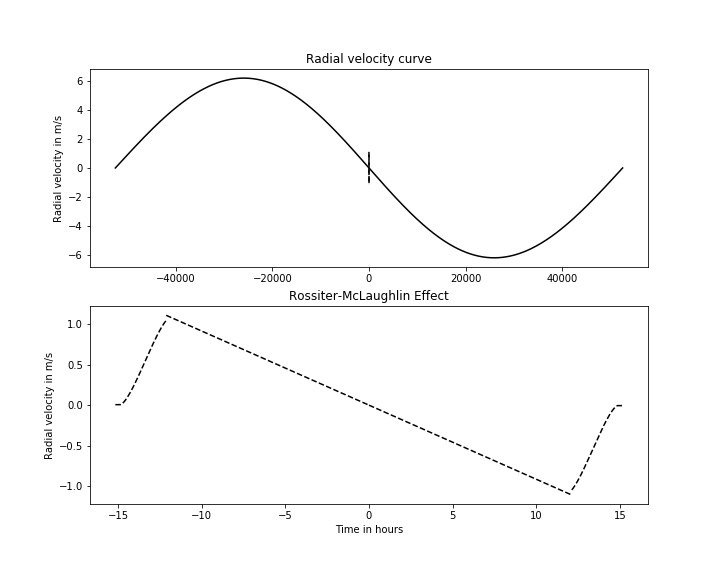

The Python source for this figure:
# -*- coding: utf-8 -*-
"""
Created on Wed Jun 24 15:01:50 2020

@author: Administrator
"""


#For an eccentric orbit
#*********************
#This does not work for exaggerated values of e

#importing the required modules
import numpy as np
import matplotlib.pyplot as plt
from scipy.optimize import newton

#initialising the required parameters
R = 627938.0
rP = 69911.0
a = 778.0e6
P = 12.0*365*24
w = 1.5*np.pi
e = 0.01
K = 6.2
#stellar angular velocity is assumed
rot = 100/R
#the sky-projected spin-orbit angle is assumed
angle = 10*np.pi/180

#defining a function to calculate E using Newton-Raphson
def solveE(E, M, e):
    return E - e*np.sin(E) - M

#for the radial velocity curve
t = np.linspace(-P/2, P/2, 500)
M = 2*np.pi*t/P
E = newton(solveE, np.zeros(M.size), args = (M, e))
v = np.arccos((np.cos(E) - e)/(1 - e*np.cos(E)))
#v0 is taken to be 0
vel = K*(np.cos((w + np.pi) + (v + np.pi)) + e*np.cos(w + np.pi))
vel_2 = np.zeros(vel.size)
vel_2[ : int(vel.size/2)] = vel[ : int(vel.size/2)]
vel_2[int(vel.size/2) : ] = -vel[int(vel.size/2) : ] + 2*K*e*np.cos(w + np.pi)

#for the Rossiter-McLaughlin effect
tT = P*np.arcsin(R*(1 + rP/R)/a)/np.pi
tF = np.arcsin(np.sin(tT*np.pi/P)*(1 - rP/R)/(1 + rP/R))*P/np.pi
d = rP**2/R**2
B = np.sqrt(((1 - d**0.5)**2 - (tF/tT)**2*(1 + d**0.5)**2)/(1 - (tF/tT)**2))
factor = np.sqrt(1 - e**2)/(1 + e*np.sin(w))
tt = tT*factor
tf = tF*factor
b = B*(1 - e**2)/(1 + e*np.sin(w))
D = np.sqrt(R**2 - b**2)

#ingress
t1 = np.linspace(-tt/2, -tf/2, 500)
M1 = -2*np.pi*t1/P
E1 = newton(solveE, np.zeros(M1.size), args = (M1, e))
v1 = np.arccos((np.cos(E1) - e)/(1 - e*np.cos(E1)))
R1 = a*(1 - e**2)/(1 + e*np.cos(v1))
x1 = R1*np.cos(2*np.pi - w - v1)
y1 = x1 - D
#to calculate area covered
arg1 = y1/rP
arg1_2 = np.zeros(arg1.size)
arg1_2[np.where(abs(arg1) < 1)] = arg1[np.where(abs(arg1) < 1)]
for i in range(arg1.size):
    if abs(arg1[i]) >= 1:
        arg1_2[i] = int(arg1[i])
first_1 = rP**2*np.arccos(arg1_2)
second_1 = rP**2*arg1_2*np.sqrt(1 - arg1_2**2)
area1 = first_1 - second_1
#to calculate observed change in radial velocity
r1 = (D - rP)*np.cos(angle) - b*np.sin(angle)
h1 = (D - rP)*np.sin(angle) + b*np.cos(angle)
theta1 = np.arccos(h1/R)
sin_phi_1 = r1/(R*np.sin(theta1))
rm1 = rot*np.sin(theta1)*sin_phi_1*area1/(np.pi*R)
#radial velocity for ingress
vel1 = K*np.cos((w + np.pi) + (v1 + np.pi)) + K*e*np.cos(w + np.pi)
var1 = vel1 + rm1

#full transit
lim = P*np.arcsin(b*np.tan(angle)/a)/(2*np.pi)
#blue hemisphere
t2 = np.linspace(-tf/2, lim, 500)
M2 = 2*np.pi*t2/P
E2 = newton(solveE, np.zeros(M2.size), args = (M2, e))
v2 = np.arccos((np.cos(E2) - e)/(1 - e*np.cos(E2)))
R2 = a*(1 - e**2)/(1 + e*np.cos(v2))
x2 = R2*np.cos(2*np.pi - w - v2)
r2 = x2*np.cos(angle) - b*np.sin(angle)
h2 = x2*np.sin(angle) + b*np.cos(angle)
theta2 = np.arccos(h2/R)
sin_phi_2 = r2/(R*np.sin(theta2))
rm2 = rP**2*rot*np.sin(theta2)*sin_phi_2/R
#radial velocity for blue hemisphere
vel2 = K*np.cos((w + np.pi) + (v2 + np.pi)) + K*e*np.cos(w + np.pi)
var2 = vel2 + rm2

#red hemisphere
t3 = np.linspace(lim, tf/2, 500)
M3 = 2*np.pi*t3/P
E3 = newton(solveE, np.zeros(M3.size), args = (M3, e))
v3 = np.arccos((np.cos(E3) - e)/(1 - e*np.cos(E3)))
R3 = a*(1 - e**2)/(1 + e*np.cos(v3))
x3 = R3*np.cos(2*np.pi - w - v3)
r3 = x3*np.cos(angle) - b*np.sin(angle)
h3 = x3*np.sin(angle) + b*np.cos(angle)
theta3 = np.arccos(h3/R)
sin_phi_3 = r3/(R*np.sin(theta3))
rm3 = -rP**2*rot*np.sin(theta3)*sin_phi_3/R
#radial velocity for red hemisphere
vel3 = -K*np.cos((w + np.pi) + (v3 + np.pi)) + K*e*np.cos(w + np.pi)
var3 = vel3 + rm3

#egress
t4 = np.linspace(tf/2, tt/2, 500)
M4 = 2*np.pi*t4/P
E4 = newton(solveE, np.zeros(M4.size), args = (M4, e))
v4 = np.arccos((np.cos(E4) - e)/(1 - e*np.cos(E4)))
R4 = a*(1 - e**2)/(1 + e*np.cos(v4))
x4 = R4*np.cos(2*np.pi - w - v4)
y4 = D - x4
#to calculate area covered
arg4 = y4/rP
arg4_2 = np.zeros(arg4.size)
arg4_2[np.where(abs(arg4) < 1)] = arg4[np.where(abs(arg4) < 1)]
for i in range(arg4.size):
    if abs(arg4[i]) >= 1:
        arg4_2[i] = int(arg4[i])
first_4 = rP**2*np.arccos(arg4_2)
second_4 = rP**2*arg4_2*np.sqrt(1 - arg4_2**2)
area4 = -first_4 + second_4 + np.pi*rP**2
#to calculate observed change in radial velocity
r4 = (D - rP)*np.cos(angle) - b*np.sin(angle)
h4 = (D - rP)*np.sin(angle) + b*np.cos(angle)
theta4 = np.arccos(h4/R)
sin_phi_4 = r1/(R*np.sin(theta4))
rm4 = -rot*np.sin(theta4)*sin_phi_4*area4/(np.pi*R)
#radial velocity for egress
vel4 = -K*np.cos((w + np.pi) + (v4 + np.pi)) + K*np.cos(w + np.pi)*e
var4 = vel4 + rm4

#plotting
fig = plt.figure(figsize = (10, 8))
ax1 = fig.add_subplot(2, 1, 1)
ax1.plot(t, vel_2, 'k')
ax1.plot(t1, var1, 'k--')
ax1.plot(t2, var2, 'k--')
ax1.plot(t3, var3, 'k--')
ax1.plot(t4, var4, 'k--')
ax1.set_title("Radial velocity curve")
ax1.set_ylabel("Radial velocity in m/s")
ax2 = fig.add_subplot(2, 1, 2)
ax2.plot(t1, var1, 'k--')
ax2.plot(t2, var2, 'k--')
ax2.plot(t3, var3, 'k--')
ax2.plot(t4, var4, 'k--')
ax2.set_title("Rossiter-McLaughlin Effect")
ax2.set_xlabel("Time in hours")
ax2.set_ylabel("Radial velocity in m/s")
plt.savefig('Week_3_2.jpg')